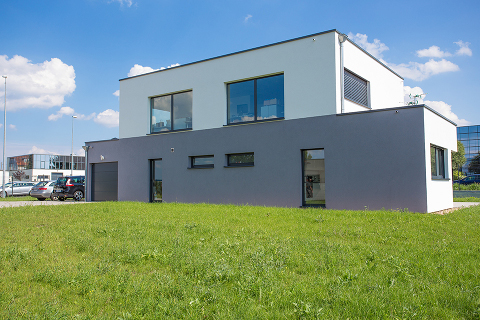
//> input picture 4ASTI/traitement_image/ressources/batiment.jpg, 480 x 320 px
$ ./otsu ../ressources/batiment.jpg   (built with g++ and OpenCV 4)
//> lines starting //> are read from the running program, lines starting //| are printed output that depends on the picture; after the words box and inside, x2 and y2 are one past the last pixel; in counts of white or black regions, pixels touching at a corner belong together
### 4ASTI/traitement_image/5otsu/histogram.h
#ifndef _HISTOGRAM_H_
#define _HISTOGRAM_H_

#include <stdio.h>
#include <highgui.h>
#include <opencv2/opencv.hpp>

/* ===========================
            CONSTANTES
   =========================== */

const int kMaxIntensity(256);
const unsigned int kHistHeight   = 512;
const unsigned int kHistWidth    = 512;
const float        kPaddingBGR   = (float)kHistHeight / 255.0;
const unsigned int kBarWidth     = 5;
const unsigned int kBarPadding   = 2;

/* ===========================
            HISTOGRAM
   =========================== */
class Histogram
{
	int m_histo[256] = {0};
	int m_size       = 0;
	int m_width      = 0;
	int m_height     = 0;
	int m_seuil      = 0;

	public:
		// =================== CONSTRUCTOR
		Histogram(const cv::Mat& src);

		// =================== GETTERS
		int* getHisto();
		int getSize() const;
		int getWidth() const;
		int getHeight() const;
		int getSeuil() const;

		// =================== SETTERS
		void setSeuil(int k);

		// =================== PRINT
		void draw(int k);

		void printHistogram() const;

		// =================== UTILITIES
		int getMax() const;
};

#endif

### 4ASTI/traitement_image/5otsu/otsu.h
#ifndef _OTSU_H_
#define _OTSU_H_


#include <stdio.h>
#include <highgui.h>
#include <opencv2/opencv.hpp>

/* ===========================
            CONSTANTES
   =========================== */

/* ===========================
            PROTOTYPES
   =========================== */

// =========================== OTSU
int     otsu(const int* h);
float   meanClass(const int* h, int begin, int stop);
float   varianceClass(const int* h, int begin, int stop);

cv::Mat segment(cv::Mat& src, int seuil);


// =========================== PRINT
void afficheImage(const cv::Mat& src, const cv::String name);

// =========================== UTILITIES
template <class T>
void printArray(T* src);

#endif

### 4ASTI/traitement_image/5otsu/histogram.cpp
/* ===========================
            INCLUDES
   =========================== */

#include "histogram.h"

/* ===========================
           NAMESPACES
   =========================== */

using namespace cv;
using namespace std;

/* ===========================
        CLASS::HISTOGRAM
   =========================== */

// =========================== CONSTRUCTOR
Histogram::Histogram(const Mat& src)
{
	m_height = src.size().height;
	m_width  = src.size().width;
	m_seuil  = 0;

	int curr(0);
    for(int y=0; y<src.size().width; y++)
    {
        for(int x=0; x<src.size().height; x++)
        {
            curr = (int)src.at<uchar>(x,y);
            m_histo[curr]++;
            m_size++;
        }
    }
}


// =========================== GETTERS
int* Histogram::getHisto()
{
	return m_histo;
}

// [25 lines left out: functions getSize, getWidth, getHeight, getSeuil, setSeuil, not called in this run]


// =========================== PRINT
void Histogram::draw(int k=-1)
{
    Mat   histImage(kHistHeight, kMaxIntensity*kBarWidth, CV_8UC1, Scalar(0));
    int   max = getMax();
    float value(0.0);

    for(int i=1; i<kMaxIntensity; i++)
    {
    	value = (float)m_histo[i] / (float)max * 255.0;
        rectangle( histImage, Point((i-1)*kBarWidth + kBarPadding, kHistHeight),
                    Point(i*kBarWidth, kHistHeight - value), Scalar(255), CV_FILLED);
    }

    if(k)
    {
    	value = (float)m_histo[k] / (float)max * 255.0;
        rectangle( histImage, Point((k-1)*kBarWidth + kBarPadding, kHistHeight),
                    Point(k*kBarWidth, kHistHeight - value), Scalar(126), CV_FILLED);
    }

    namedWindow("greyscale", CV_WINDOW_AUTOSIZE );
    imshow("greyscale", histImage );
    waitKey(0);
}

// [6 lines left out: function printHistogram, not called in this run]


// =========================== UTILITIES
int Histogram::getMax() const
{
	int max(-1);
    for(int i=0; i<kMaxIntensity; i++)
        if(max < m_histo[i])
            max = m_histo[i];

    return max;
}

### 4ASTI/traitement_image/5otsu/otsu.cpp
/* ===========================
            INCLUDES
   =========================== */

#include "otsu.h"
#include "histogram.h"

/* ===========================
           NAMESPACES
   =========================== */

using namespace cv;
using namespace std;

/* ===========================
              MAIN
   =========================== */

int main(int argc, char const *argv[])
{
    if(argc < 2)
    {
        cout << "Usage: ./app fp_image" << endl
             << "fp_image: Filepath to source image" << endl;
        return 0;
    }

    Mat image = imread(argv[1], CV_LOAD_IMAGE_GRAYSCALE);
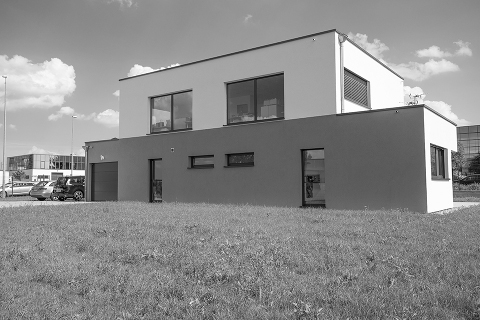
//> image: 320 rows x 480 cols, CV_8UC1; min 0, max 255, mean 138.5
    if(!image.data)
    {
        printf("No image data \n");
        return -1;
    }

    // === Init histogramme
    Histogram histo(image);
//> the loop in Histogram, `for(int y=0; y<src.size().width; y++)` made 480 passes
//> (curr, m_size) on passes 1 to 3: (111, 320), (132, 640), (104, 960)
//> after the loop in Histogram, `for(int y=0; y<src.size().width; y++)`: curr = 74; m_histo = 256 values, max 2727 at index 95, min 3 at index 2, mean 600; m_size = 153600

    // === K optimal
    int k = otsu(histo.getHisto());
//> the loop in meanClass, `for(int i=begin; i<stop; i++)` made 1 pass
//> (sum, mean) on pass 1: (13, 0)
//> after the loop in meanClass, `for(int i=begin; i<stop; i++)`: sum = 13; mean = 0
//> the loop in varianceClass, `for(int i=begin; i<stop; i++)` made 1 pass
//> variance on pass 1: 0
//> the loop in meanClass (call 2), `for(int i=begin; i<stop; i++)` made 255 passes
//> (sum, mean) on passes 1 to 3: (9, 9), (12, 15), (17, 30)
//> the loop in varianceClass (call 2), `for(int i=begin; i<stop; i++)` made 255 passes
//> variance on passes 1 to 3: 170299.2, 226243.2, 318122.8
//> in otsu, `float curr = varianceClass(h, 0, 1) + varianceClass(h, 1, kMaxIntensit..`: curr = 277048352
//> the loop in otsu, `for(int k=2; k<kMaxIntensity; k++)` made 254 passes
//> (mean in varianceClass, var1, mean in varianceClass (second call), var2, curr) on passes 1 to 12: (0.409, 5.32, 138.6, 276878144, 276878144), (0.6, 12, 138.6, 276822112, 276822112), (1, 36, 138.6, 276730240, 276730272), (1.69, 98.31, 138.6, 276567232, 276567328), (2.13, 155.2, 138.6, 276460128, 276460288), (2.59, 234.4, 138.6, 276354752, 276354976), (3.48, 436, 138.6, 276129536, 276129984), (4.09, 612.3, 138.6, 275959040, 275959648), (4.68, 824.3, 138.6, 275790944, 275791776), (5.53, 1204.9, 138.6, 275526304, 275527520), (6.16, 1549.1, 138.6, 275314496, 275316032), (6.72, 1919.2, 138.7, 275121984, 275123904)
//> (var1, var2, curr) on passes 61 to 66: (738870.7, 242461328, 243200192), (791177.9, 241646416, 242437600), (850904.2, 240759488, 241610400), (911555.8, 239899392, 240810944), (988849.2, 238845280, 239834128), (1081915.5, 237606592, 238688512)
    cout << "K optimal : " << k << endl;
//| K optimal : 136

    // === Nouvelle image
    Mat out = segment(image, k);
//> after the loop in segment, `for(int y=0; y<src.size().width; y++)`:
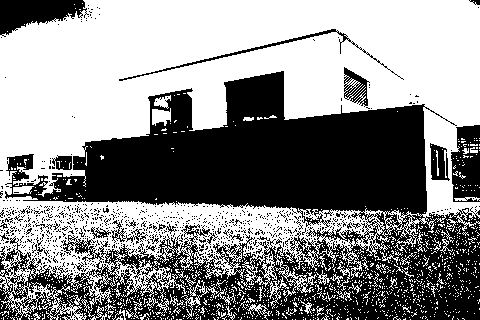
//> dst: 320 rows x 480 cols, CV_8UC1; 54.9% white; 820 black regions (794 under 20 px), largest, box (x1, y1, x2, y2) and area: (0, 71, 480, 320) 60918, (0, 0, 89, 37) 1951, (451, 125, 480, 202) 1712

    // === Print
    afficheImage(image, "source");
    afficheImage(out, "otsu");
    histo.draw(k);
//> after the loop in draw, `for(int i=1; i<kMaxIntensity; i++)`:
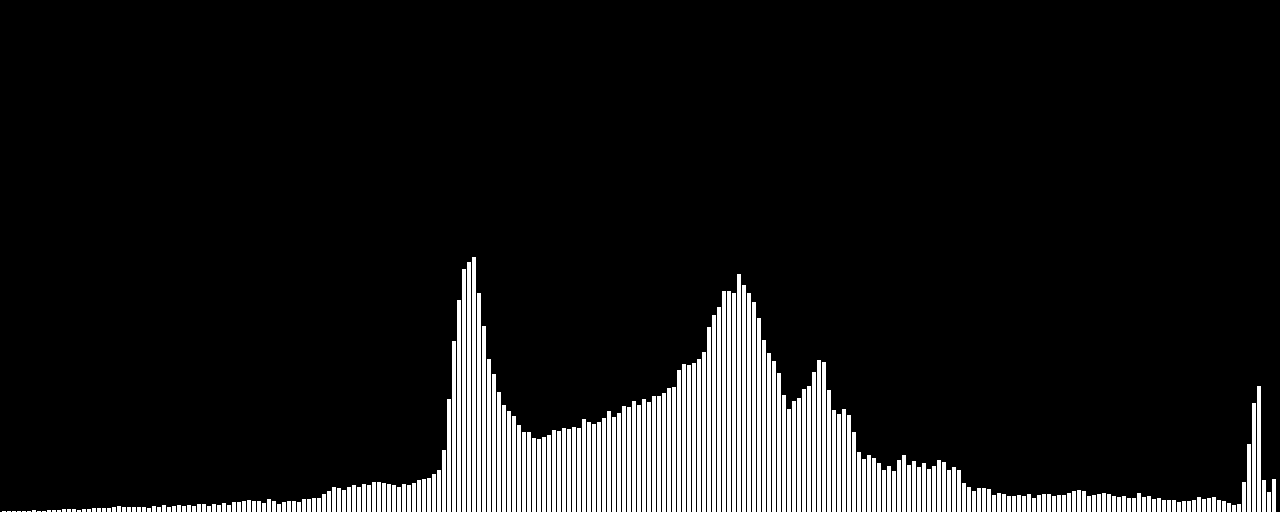
//> histImage: 512 rows x 1280 cols, CV_8UC1; 8.8% white; 255 white regions (23 under 20 px), largest, box (x1, y1, x2, y2) and area: (472, 257, 476, 512) 1020, (467, 262, 471, 512) 1000, (462, 269, 466, 512) 972
//> in draw, `rectangle( histImage, Point((k-1)*kBarWidth + kBarPadding, kHistHeight..`:
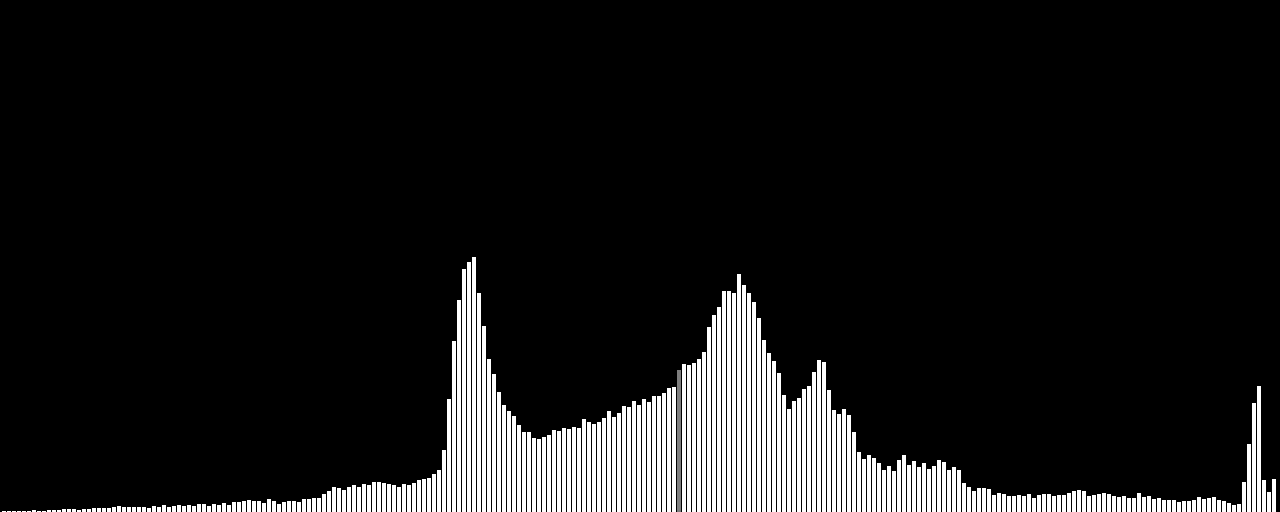
//> histImage: 512 rows x 1280 cols, CV_8UC1; 0.09% of pixels changed, all inside (x1, y1, x2, y2) = (677, 370, 681, 512)

    waitKey(0);

    return 0;
}


/* ===========================
            FONCTIONS
   =========================== */

// =========================== OTSU
int otsu(const int* h)
{
    int optiK(1);

    float var1(0.0);
    float var2(0.0);
    float curr = varianceClass(h, 0, 1) + varianceClass(h, 1, kMaxIntensity);
    for(int k=2; k<kMaxIntensity; k++)
    {
        var1 = varianceClass(h, 0, k);
        var2 = varianceClass(h, k, kMaxIntensity);
        if((var1+var2) < curr)
        {
            curr  = var1+var2;
            optiK = k;
        }
    }

    return optiK;
}

float meanClass(const int* h, int begin, int stop)
{
    float mean(0.0);

    float sum(0.0);
    for(int i=begin; i<stop; i++)
    {
        sum  += (float)h[i];
        mean += (float)(h[i] * i);
    }

    if(mean>0)
        mean /= sum;

    return mean;
}

float varianceClass(const int* h, int begin, int stop)
{
    float variance(0.0);

    float mean = meanClass(h, begin, stop);
    for(int i=begin; i<stop; i++)
    {
        variance += pow(i-mean, 2) * (float)h[i];
    }
    return variance;
}

Mat segment(Mat& src, int seuil)
{
    Mat dst = Mat(src.size().height, src.size().width, CV_8UC1);

    for(int y=0; y<src.size().width; y++)
    {
        for(int x=0; x<src.size().height; x++)
        {
            if((int)src.at<uchar>(x,y) < seuil)
                dst.at<uchar>(x,y) = 0;
            else
                dst.at<uchar>(x,y) = 255;
        }
    }

    return dst;
}


// =========================== PRINT
void afficheImage(const Mat& src, String name)
{
    namedWindow(name, WINDOW_AUTOSIZE );
    imshow(name, src);
}

// =========================== UTILITIES
template <class T>
void printArray(T* src)
{
    for(int i=0; i<256; i++)
        cout << src[i] << " ";
    cout << endl;
}
